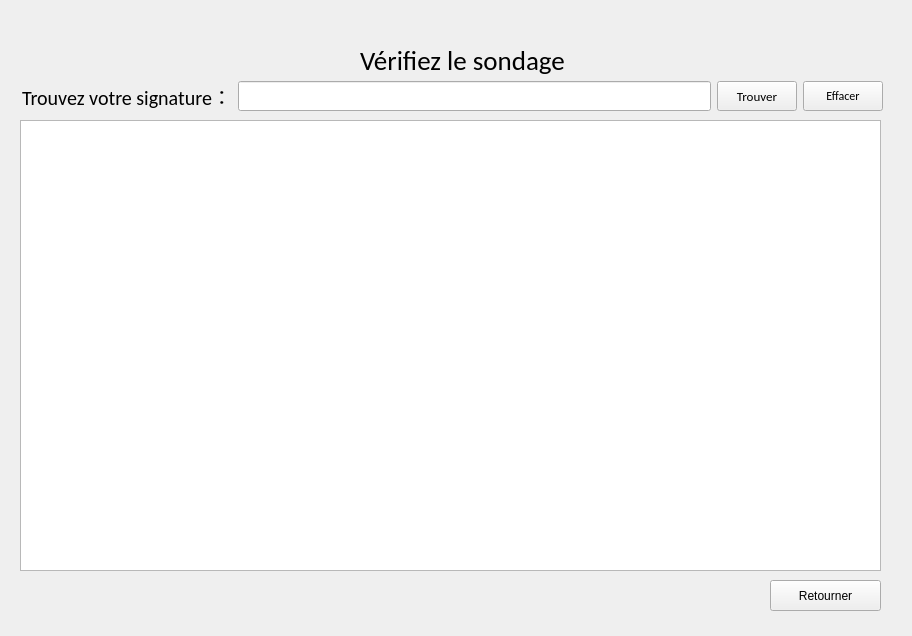
<?xml version="1.0" encoding="UTF-8"?>
<ui version="4.0">
 <class>verifier</class>
 <widget class="QWidget" name="verifier">
  <property name="geometry">
   <rect>
    <x>0</x>
    <y>0</y>
    <width>912</width>
    <height>636</height>
   </rect>
  </property>
  <property name="windowTitle">
   <string>Form</string>
  </property>
  <widget class="QTableView" name="tableView123">
   <property name="geometry">
    <rect>
     <x>20</x>
     <y>120</y>
     <width>861</width>
     <height>451</height>
    </rect>
   </property>
  </widget>
  <widget class="QLabel" name="label">
   <property name="geometry">
    <rect>
     <x>360</x>
     <y>30</y>
     <width>271</width>
     <height>61</height>
    </rect>
   </property>
   <property name="font">
    <font>
     <family>Calibri</family>
     <pointsize>20</pointsize>
    </font>
   </property>
   <property name="text">
    <string>Vérifiez le sondage</string>
   </property>
  </widget>
  <widget class="QPushButton" name="gobackButton">
   <property name="geometry">
    <rect>
     <x>770</x>
     <y>580</y>
     <width>111</width>
     <height>31</height>
    </rect>
   </property>
   <property name="text">
    <string>Retourner</string>
   </property>
  </widget>
  <widget class="QWidget" name="">
   <property name="geometry">
    <rect>
     <x>22</x>
     <y>80</y>
     <width>861</width>
     <height>32</height>
    </rect>
   </property>
   <layout class="QHBoxLayout" name="horizontalLayout">
    <item>
     <widget class="QLabel" name="label_2">
      <property name="font">
       <font>
        <family>Calibri</family>
        <pointsize>15</pointsize>
       </font>
      </property>
      <property name="text">
       <string>Trouvez votre signature：</string>
      </property>
     </widget>
    </item>
    <item>
     <widget class="QLineEdit" name="signatureEdit">
      <property name="minimumSize">
       <size>
        <width>0</width>
        <height>30</height>
       </size>
      </property>
     </widget>
    </item>
    <item>
     <widget class="QPushButton" name="pushButton">
      <property name="minimumSize">
       <size>
        <width>0</width>
        <height>30</height>
       </size>
      </property>
      <property name="font">
       <font>
        <family>Calibri</family>
        <pointsize>10</pointsize>
       </font>
      </property>
      <property name="text">
       <string>Trouver</string>
      </property>
     </widget>
    </item>
    <item>
     <widget class="QPushButton" name="pushButton_2">
      <property name="minimumSize">
       <size>
        <width>0</width>
        <height>30</height>
       </size>
      </property>
      <property name="font">
       <font>
        <family>Calibri</family>
       </font>
      </property>
      <property name="text">
       <string>Effacer</string>
      </property>
     </widget>
    </item>
   </layout>
  </widget>
 </widget>
 <resources/>
 <connections>
  <connection>
   <sender>pushButton</sender>
   <signal>clicked()</signal>
   <receiver>verifier</receiver>
   <slot>trouver()</slot>
   <hints>
    <hint type="sourcelabel">
     <x>800</x>
     <y>104</y>
    </hint>
    <hint type="destinationlabel">
     <x>810</x>
     <y>44</y>
    </hint>
   </hints>
  </connection>
  <connection>
   <sender>gobackButton</sender>
   <signal>clicked()</signal>
   <receiver>verifier</receiver>
   <slot>goback()</slot>
   <hints>
    <hint type="sourcelabel">
     <x>833</x>
     <y>591</y>
    </hint>
    <hint type="destinationlabel">
     <x>702</x>
     <y>597</y>
    </hint>
   </hints>
  </connection>
  <connection>
   <sender>pushButton_2</sender>
   <signal>clicked()</signal>
   <receiver>verifier</receiver>
   <slot>clear()</slot>
   <hints>
    <hint type="sourcelabel">
     <x>853</x>
     <y>95</y>
    </hint>
    <hint type="destinationlabel">
     <x>879</x>
     <y>59</y>
    </hint>
   </hints>
  </connection>
 </connections>
 <slots>
  <slot>trouver()</slot>
  <slot>goback()</slot>
  <slot>clear()</slot>
 </slots>
</ui>
